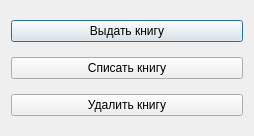
<?xml version="1.0" encoding="UTF-8"?>
<ui version="4.0">
 <class>editBook</class>
 <widget class="QDialog" name="editBook">
  <property name="geometry">
   <rect>
    <x>0</x>
    <y>0</y>
    <width>254</width>
    <height>136</height>
   </rect>
  </property>
  <property name="windowTitle">
   <string>Dialog</string>
  </property>
  <layout class="QVBoxLayout" name="verticalLayout">
   <item>
    <widget class="QPushButton" name="pushButtonGiveBook">
     <property name="text">
      <string>Выдать книгу</string>
     </property>
    </widget>
   </item>
   <item>
    <widget class="QPushButton" name="pushButtonTakeBook">
     <property name="text">
      <string>Списать книгу</string>
     </property>
    </widget>
   </item>
   <item>
    <widget class="QPushButton" name="pushButtonDelete">
     <property name="text">
      <string>Удалить книгу</string>
     </property>
    </widget>
   </item>
  </layout>
 </widget>
 <resources/>
 <connections/>
 <slots>
  <slot>clickedFirst()</slot>
  <slot>clickedSecond()</slot>
  <slot>clickedThird()</slot>
 </slots>
</ui>
